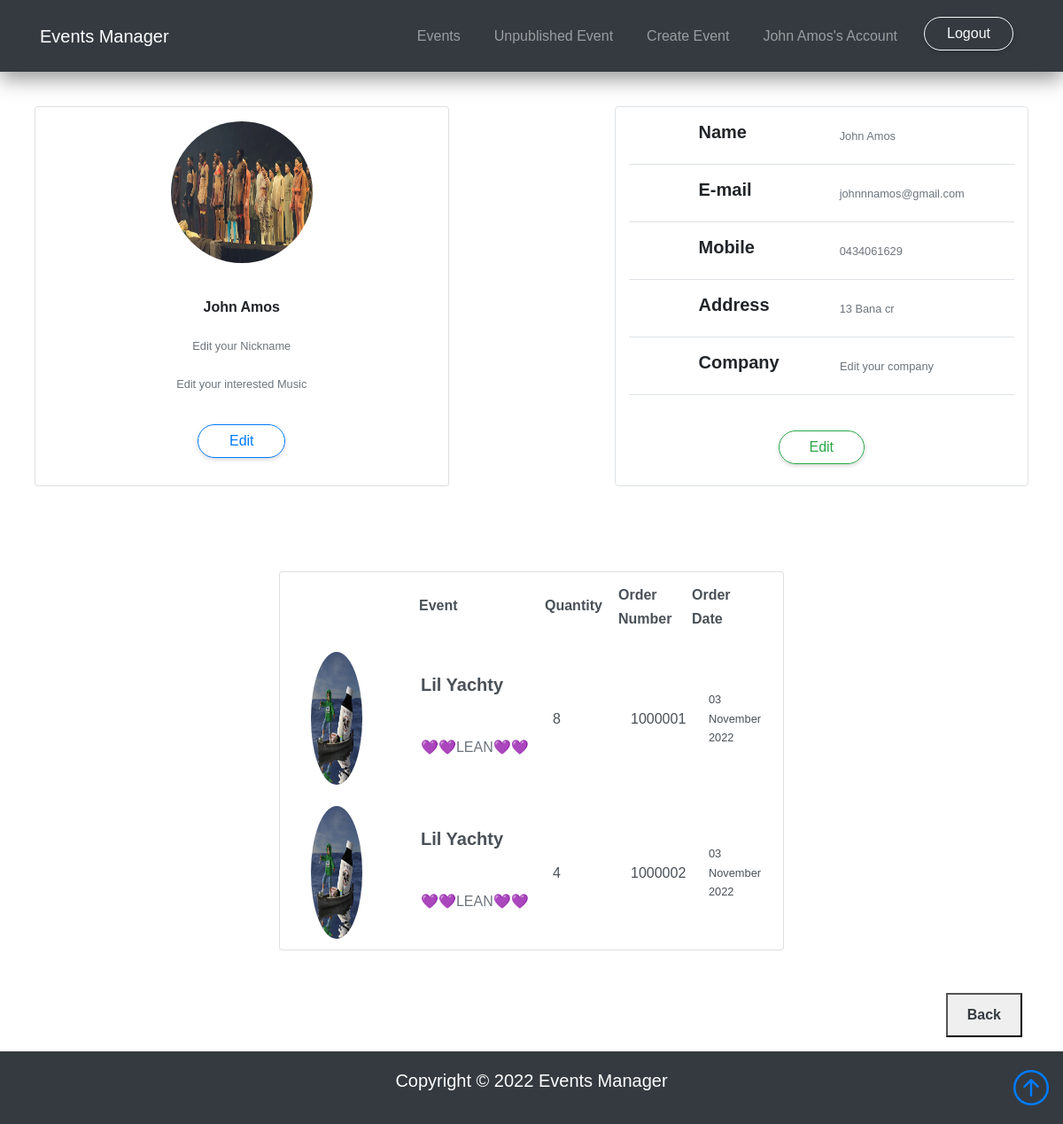
The app's page /profile (signed in) with its own data.
### website/models.py (models this page shows, shortened)
class User(db.Model, UserMixin):
    id = db.Column(db.Integer, primary_key=True)
    fullName = db.Column(db.String(50), nullable=False)
    email = db.Column(db.String(150), unique=True)
    password = db.Column(db.String(255), nullable=False)
    phone = db.Column(db.String(15))
    address = db.Column(db.String(50), nullable=True)
    company = db.Column(db.String(30), nullable=True)
    nickname = db.Column(db.String(20), nullable=True)
    interest = db.Column(db.String(30), nullable=True)
    img = db.Column(db.String(255))
    events = db.relationship('Event')
    comments = db.relationship('Comment')
    bookings = db.relationship('Booking')
    events = db.relationship('Event', backref='user')
    comments = db.relationship('Comment', backref='user')
    bookings = db.relationship('Booking', backref='user')

class Booking(db.Model):
    id = db.Column(db.Integer, primary_key=True)
    ticketsBought = db.Column(db.Integer) # Need to include a check for if tickets bought exceed available tickets
    checkoutPrice = db.Column(db.Integer) # Sum of tickets bought * price of event ticket
    user_id = db.Column(db.Integer, db.ForeignKey('user.id'))
    event_id = db.Column(db.Integer, db.ForeignKey('event.id'))
    event_artist = db.Column(db.Integer, db.ForeignKey('event.artist'))
    event_description = db.Column(db.Integer, db.ForeignKey('event.description'))
    event_img = db.Column(db.Integer, db.ForeignKey('event.imgUrl'))
    date = db.Column(db.DateTime, default=datetime.now())

### website/views.py (the view)
@views.route('/profile', methods=['GET', 'POST'])
def profile():
    user = User.query.filter_by(id=current_user.id).first()
    pForm = UpdateProfile()
    contactForm = UpdateContact()
    if contactForm.submitContact.data and contactForm.validate():
      if contactForm.email.data != None and len(contactForm.email.data) > 0:
        user.email = contactForm.email.data
      if contactForm.mobile.data != None and len(contactForm.mobile.data) > 0:
        user.phone = contactForm.mobile.data
      if contactForm.company.data != None and len(contactForm.company.data) > 0:
        user.company = contactForm.company.data
      if contactForm.address.data != None and len(contactForm.address.data) > 0:
        user.address = contactForm.address.data
      db.session.commit()
      return redirect(url_for('views.profile'))
    else:
      print(contactForm.errors)
    if pForm.submitProfile.data and pForm.validate():
      if pForm.nickname.data != None and len(pForm.nickname.data) > 0:
        user.nickname = pForm.nickname.data
      if pForm.interest.data != None and len(pForm.interest.data) > 0:
        user.interest = pForm.interest.data
      try:
        imgUrl = check_upload_file(pForm)
        if len(imgUrl) > 0:
            user.img = imgUrl
      except:
        print("No image upload")
      db.session.commit()
      return redirect(url_for('views.profile'))
    else:
      print(pForm.errors)
    return render_template('account.html', user=current_user, pForm=pForm, contactForm=contactForm)

### website/__init__.py (called while the page is built)
def create_app():
    app.debug=True
    app.secret_key='utroutoru'
    app.config['SQLALCHEMY_DATABASE_URI'] = f'sqlite:///{DB_NAME}'
    db.init_app(app)
    bootstrap = Bootstrap(app)
    login_manager = LoginManager()
    login_manager.login_view='auth.login'
    login_manager.init_app(app)
    from . import views
    app.register_blueprint(views.views, url_prefix='/')
    from . import auth
    app.register_blueprint(auth.auth, url_prefix='/')
    from . import events
    app.register_blueprint(events.bp)
    from .models import User, Event, Comment
    create_database(app)
    create_database(app)
    @login_manager.user_loader
    def load_user(id):
        return User.query.get(int(id))
    return app

### website/templates/account.html (shortened to what this page needs)
{% extends 'base.html' %}
{% import "bootstrap/form.html" as wtf %}
{% block body %}
        <div class="mt-5 pt-5">
        </div>
        <div class="container p-4 pb-4 ">
          <div class="row d-flex justify-content-between">
            <div class="card col-md-5 d-flex justify-content-end">
              <div class="col-md-auto p-3 d-flex justify-content-center">
                {% if user.img == None %}
                <img src="../static/images/user/default_user.jpg" alt="default user img" style="border-radius: 50%; width: 10rem;">
                {% else %}
                <img src="{{ user.img }}" alt="default user img" style="border-radius: 50%; width: 10rem; height: 10rem;">
                {% endif %}
              </div>
              <div class="card-body">
                <p class="card-text fw-bold text-center">{{user.fullName}}</p>
                {% if user.nickname == None %}
                <p class="card-text text-center animate__animated animate__bounce"><small class="text-muted">Edit your Nickname</small></p>
                {% else %}
                <p class="card-text text-center"><small class="text-muted">{{user.nickname}}</small></p>
                {% endif %}
                {% if user.interest == None %}
                <p class="card-text text-center w-100 animate__animated animate__bounce"><small class="text-muted">Edit your interested Music</small></p>
                {% else %}
                <p class="card-text text-center w-100 animate__bounceIn"><small class="text-muted">Interested {{user.interest}}</small></p>
                {% endif %}
                <div class="d-flex justify-content-center">
                  <button class="btn btn-outline-primary col-lg-3 mt-3"
                  data-bs-toggle="modal" data-bs-target="#profile">
                  Edit
                  </button>
                </div>
              </div>
            </div>
            <div class="card border border-2 col-md-5" style="width: 50rem;">
              <div class="container bg-white border-bottom d-flex flex-row">
                <div class="col-md-4 p-3 ms-5 align-items-center ">
                  <h5>Name</h5>
                </div>
                <div class="col-md-7 p-3 align-items-center d-flex ms-4"><p class="card-text"><small class="text-muted">{{user.fullName}}</small></div>
              </div>
              <div class="container bg-white border-bottom d-flex flex-row">
                <div class="col-md-4 p-3 ms-5 align-items-center">
                  <h5>E-mail</h5>
                </div>
                <div class="col-md-7 p-3 align-items-center d-flex ms-4"><p class="card-text w-100"><small class="text-muted">{{user.email}}</small></div>
              </div>
              <div class="container bg-white border-bottom d-flex flex-row">
                <div class="col-md-4 p-3 ms-5 align-items-center ">
                  <h5>Mobile</h5>
                </div>
                <div class="col-md-7 p-3 align-items-center d-flex ms-4"><p class="card-text w-100"><small class="text-muted">{{user.phone}}</small></div>
              </div>
              <div class="container bg-white border-bottom d-flex flex-row">
                <div class="col-md-4 p-3 ms-5 align-items-center ">
                  <h5>Address</h5>
                </div>
                {% if user.address == None %}
                <div class="col-md-7 p-3 align-items-center d-flex ms-4 animate__animated animate__bounce"><p class="card-text"><small class="text-muted">Edit your address</small></div>
                {% else %}
                <div class="col-md-7 p-3 align-items-center d-flex ms-4"><p class="card-text w-100"><small class="text-muted">{{user.address}}</small></div>
                {% endif %}
              </div>
              <div class="container bg-white border-bottom d-flex flex-row">
                <div class="col-md-4 p-3 ms-5 align-items-center ">
                  <h5>Company</h5>
                </div>
                {% if user.company == None %}
                <div class="col-md-7 p-3 align-items-center d-flex ms-4 animate__animated animate__bounce"><p class="card-text"><small class="text-muted">Edit your company</small></div>
                {% else %}
                <div class="col-md-7 p-3 align-items-center d-flex ms-4"><p class="card-text w-100"><small class="text-muted">{{user.company}}</small></div>
                {% endif %}
              </div>
              <div class="d-flex justify-content-center align-items-center p-4">
                <button class="btn btn-outline-success col-lg-3 mt-3"
                  data-bs-toggle="modal" data-bs-target="#contact">
                  Edit
                  </button>
              </div>
              </div>
            </div>
          </div>
          <div class="container p-6 col w-50 pt-4 mt-5 pb-4 h-100;">
              <div class="list-group">
                  <div class="list-group-item list-group-item-action">
                    <div class="d-flex w-100 justify-content-between col">
                      <div class="col-md-2"></div>
                      <div class="mb-1 col-md-4 d-flex align-items-center font-weight-bold">
                        <div class="ms-4">Event</div>
                      </div>
                      <div class="mb-1 col-md-2 d-flex align-items-center font-weight-bold">Quantity</div>
                      <div class="col-md-2 d-flex align-items-center font-weight-bold">Order Number</div>
                      <div class="col-md-2 d-flex align-items-center font-weight-bold">Order Date</div>
                    </div>
                  </div>
                  {% for booking in user.bookings %}
                  <a href="{{url_for('event.show', id=booking.event_id)}}" class="list-group-item list-group-item-action" aria-current="true">
                    <div class="d-flex w-100 justify-content-between">
                      <img class="shadow-1-strong me-3 col-md-2"
                        src="{{ booking.event_img }}" alt="avatar"  width="150"
                        height="150" style="border-radius: 50%;" />
                      <h5 class="mb-1 ms-2 col-md-4 d-flex align-items-center w-100 row">
                        <div class="">{{booking.event_artist}}</div>
                        <div class="d-flex w-100 justify-content-between">
                          <small class="mb-1 align-items-center text-muted w-100">{{booking.event_description}}</small>
                        </div>
                      </h5>
                      <div class="col-md-2 d-flex align-items-center w-100">{{booking.ticketsBought}}</div>
                      <div class="col-md-2 d-flex align-items-center w-100">{{booking.id+1000000}}</div>
                      <small class="col-md-2 d-flex align-items-center w-100">{{booking.date.strftime('%d %B %Y')}}</small>
                    </div>
                  </a>
                  {% endfor %}
                </div>
          </div>
          <div class="container p-3 mt-2 d-flex justify-content-end">
              <button>
                  <a class="nav-link active text-dark fw-bold" style="font-size: medium;" href="/">Back</a>
              </button>
          </div>
    </body>
    {% endblock %}

### website/templates/base.html (shortened to what this page needs)
<!DOCTYPE html>
<html>
  <head>
    <link
      href="https://cdn.jsdelivr.net/npm/bootstrap@5.2.0/dist/css/bootstrap.min.css"
      rel="stylesheet"
    />
    <link
      rel="stylesheet"
      href="https://cdn.jsdelivr.net/npm/bootstrap@4.3.1/dist/css/bootstrap.min.css"
    />
    <link
      rel="stylesheet"
      href="https://cdn.jsdelivr.net/npm/bootstrap-icons@1.3.0/font/bootstrap-icons.css"
    />
    <link
      rel="stylesheet"
      href="{{ url_for('static', filename='css/style.css') }}"
    />
    <link
      rel="stylesheet"
      href="https://cdnjs.cloudflare.com/ajax/libs/animate.css/4.1.1/animate.min.css"
    />
  </head>
  <body>
    <nav class="navbar navbar-expand-lg bg-dark navbar-dark fixed-top">
      <div class="container">
        <a href="/" class="navbar-brand">Events Manager</a>
        <div class="collapse navbar-collapse" id="navmenu">
          <ul class="navbar-nav ms-auto">
            <li class="nav-item">
              <a href="/#content" class="nav-link">Events</a>
            </li>
            {% if current_user.is_authenticated %}
            <li class="nav-item">
              <a href="{{ url_for('event.unpublished') }}" class="nav-link"
                >Unpublished Event</a
              >
            </li>
            <li class="nav-item">
              <a href="{{ url_for('event.create') }}" class="nav-link"
                >Create Event</a
              >
            </li>
            <li class="nav-item">
              <a href="{{ url_for('views.profile') }}" class="nav-link"
                >{{ current_user.fullName }}'s Account</a
              >
            </li>
            <li class="nav-item">
              <button
                type="button"
                onclick="window.location.href='/logout'"
                class="btn btn-outline-light"
              >
                Logout
              </button>
            </li>
            {% endif %}
          </ul>
        </div>
      </div>
    </nav>
    {% block body %}{% endblock %}
    <footer class="position-relative p-3 bg-dark text-white text-center">
      <div class="container">
        <a href="#" class="position-absolute bottom-0 end-0 p-3">
          <i class="bi bi-arrow-up-circle h1 text-center"></i>
        </a>
        <p class="lead">Copyright &copy; 2022 Events Manager</p>
      </div>
    </footer>
  </body>
</html>

### website/static/css/style.css (style rules this page uses)
:root { --box-shadow: 0 8px 22px rgba(0, 0, 0, 0.411); --box-shadow-less: 0 8px 22px rgba(0, 0, 0, 0.1); --body: #888; }
body { font-family: "Sora", sans-serif; line-height: 1.7; min-height: 100vh; display: flex; flex-direction: column; }
h1, h2, h3, h4, h5, h6, .display-4 { font-weight: 700; }
.nav-item { padding: 6px; margin: 5px 5px; }
.navbar { box-shadow: var(--box-shadow); }
.card-body { justify-content: center; align-items: center; }
.btn { padding-left: 25px; padding-right: 25px; border-radius: 50px; -webkit-box-shadow: 0 2px 5px rgba(0, 0, 0, 0.16); box-shadow: 0 2px 5px rgba(0, 0, 0, 0.16); }

### records on screen
User: fullName "John Amos", email "johnnnamos@gmail.com", phone "0434061629", address "13 Bana cr"
Booking: event_artist "Lil Yachty", event_description "💜💜LEAN💜💜", ticketsBought "8", booking.id+1000000 "1000001", date "03 November 2022"
Booking: event_artist "Lil Yachty", event_description "💜💜LEAN💜💜", ticketsBought "4", booking.id+1000000 "1000002", date "03 November 2022"
